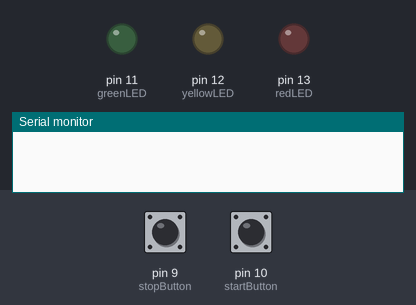
Bench run of a sketch on a simulated Arduino Uno, built with avr-gcc and run on an emulated ATmega328P. On the bench: output pins drawn as LEDs (lit = HIGH), the last lines printed to the serial monitor. The test bench sets the inputs (shaded band); at power-on: pin 10 (startButton) HIGH, pin 9 (stopButton) HIGH. Random numbers use the default seed unless the sketch sets one.

Above: at 1.2 s.
1.3 s: pin 10 (startButton) pulled LOW for 0.15 s
At 1.6 s:
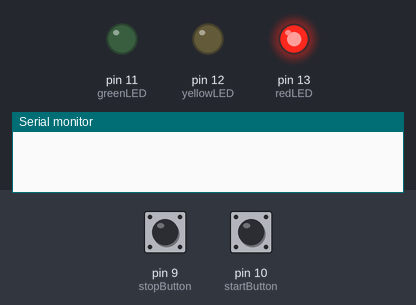
4.4 s: pin 9 (stopButton) pulled LOW for 1 s
6.9 s: pin 10 (startButton) pulled LOW for 1 s
At 10.7 s:
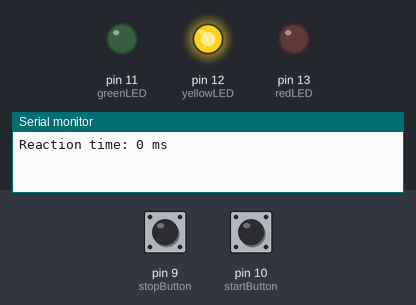
At 13.1 s:
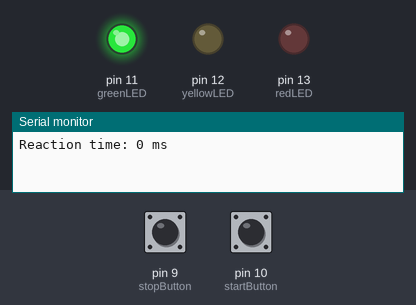
Timing chart, 0 to 16.9 s (numbered marks = the images above; inputs shaded):
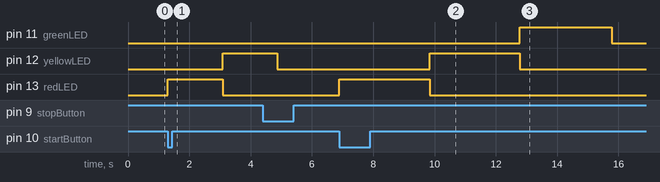

Measured:
- after the input at 1.3 s, pin 12 (yellowLED): LOW → HIGH after 1.8 s; pin 13 (redLED): LOW → HIGH at once, → LOW 1.8 s later
- after the input at 6.9 s, pin 11 (greenLED): LOW → HIGH after 5.9 s, → LOW 3.0 s later; pin 12 (yellowLED): LOW → HIGH after 2.9 s, → LOW 2.9 s later; pin 13 (redLED): LOW → HIGH at once, → LOW 2.9 s later

The sketch:

reaction_time_game.ino
```cpp
int startButton = 10;
int stopButton  = 9;

int redLED    = 13;
int yellowLED = 12;
int greenLED  = 11;

enum State { IDLE, RED, YELLOW, GREEN, DONE };
State state = IDLE;

unsigned long stateStart = 0;     // when the current state began
unsigned long randDelay = 0;      // random delay for red & yellow
unsigned long greenTime = 0;      // timestamp when green turned on

void setup() {
  pinMode(startButton, INPUT_PULLUP);
  pinMode(stopButton, INPUT_PULLUP);

  pinMode(redLED, OUTPUT);
  pinMode(yellowLED, OUTPUT);
  pinMode(greenLED, OUTPUT);

  Serial.begin(9600);
  randomSeed(analogRead(A0));     // helps randomness (optional but good)
}

void setLights(bool r, bool y, bool g) {
  digitalWrite(redLED, r);
  digitalWrite(yellowLED, y);
  digitalWrite(greenLED, g);
}

void loop() {
  unsigned long now = millis();

  // --- START button: only works in IDLE ---
  if (state == IDLE && digitalRead(startButton) == LOW) {
    randDelay = random(800, 3000);
    state = RED;
    stateStart = now;
    setLights(true, false, false);
    delay(200); // simple debounce is fine here
  }

  // --- State machine ---
  if (state == RED) {
    if (now - stateStart >= randDelay) {
      state = YELLOW;
      stateStart = now;
      setLights(false, true, false);
    }
  }
  else if (state == YELLOW) {
    if (now - stateStart >= randDelay) {
      state = GREEN;
      stateStart = now;
      greenTime = now;                 // ✅ timer starts exactly here
      setLights(false, false, true);
    }
  }
  else if (state == GREEN) {
    // ✅ Stop button works WHILE green is on because we are NOT blocked
    if (digitalRead(stopButton) == LOW) {
      unsigned long reactionTime = now - greenTime;
      Serial.print("Reaction time: ");
      Serial.print(reactionTime);
      Serial.println(" ms");

      state = DONE;
      stateStart = now;
      setLights(false, false, false);
      delay(200); // debounce
    }

    // Optional: auto turn off green after 3 seconds even if no stop press
    if (now - stateStart >= 3000) {
      state = DONE;
      stateStart = now;
      setLights(false, false, false);
    }
  }
  else if (state == DONE) {
    // return to IDLE after a short pause
    if (now - stateStart >= 300) {
      state = IDLE;
    }
  }
}
```
